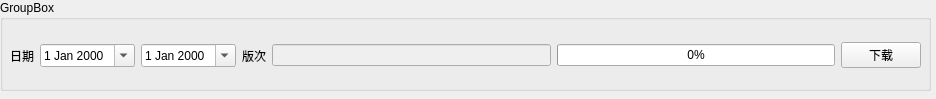
<?xml version="1.0" encoding="UTF-8"?>
<ui version="4.0">
 <class>Frame</class>
 <widget class="QFrame" name="Frame">
  <property name="geometry">
   <rect>
    <x>0</x>
    <y>0</y>
    <width>936</width>
    <height>99</height>
   </rect>
  </property>
  <property name="windowTitle">
   <string>Frame</string>
  </property>
  <property name="frameShape">
   <enum>QFrame::NoFrame</enum>
  </property>
  <property name="frameShadow">
   <enum>QFrame::Plain</enum>
  </property>
  <widget class="QGroupBox" name="groupBox">
   <property name="geometry">
    <rect>
     <x>0</x>
     <y>0</y>
     <width>931</width>
     <height>91</height>
    </rect>
   </property>
   <property name="title">
    <string>GroupBox</string>
   </property>
   <widget class="QWidget" name="layoutWidget">
    <property name="geometry">
     <rect>
      <x>10</x>
      <y>30</y>
      <width>911</width>
      <height>51</height>
     </rect>
    </property>
    <layout class="QHBoxLayout" name="horizontalLayout">
     <item>
      <widget class="QLabel" name="PaperNamelabel">
       <property name="text">
        <string>日期</string>
       </property>
      </widget>
     </item>
     <item>
      <widget class="QDateEdit" name="SdateEdit">
       <property name="calendarPopup">
        <bool>true</bool>
       </property>
      </widget>
     </item>
     <item>
      <widget class="QDateEdit" name="EdateEdit">
       <property name="calendarPopup">
        <bool>true</bool>
       </property>
      </widget>
     </item>
     <item>
      <widget class="QLabel" name="label">
       <property name="text">
        <string>版次</string>
       </property>
      </widget>
     </item>
     <item>
      <widget class="QLineEdit" name="BanlineEdit">
       <property name="enabled">
        <bool>false</bool>
       </property>
      </widget>
     </item>
     <item>
      <widget class="QProgressBar" name="progressBar">
       <property name="value">
        <number>0</number>
       </property>
      </widget>
     </item>
     <item>
      <widget class="QPushButton" name="pushButton">
       <property name="text">
        <string>下载</string>
       </property>
      </widget>
     </item>
    </layout>
   </widget>
  </widget>
 </widget>
 <resources/>
 <connections/>
</ui>
